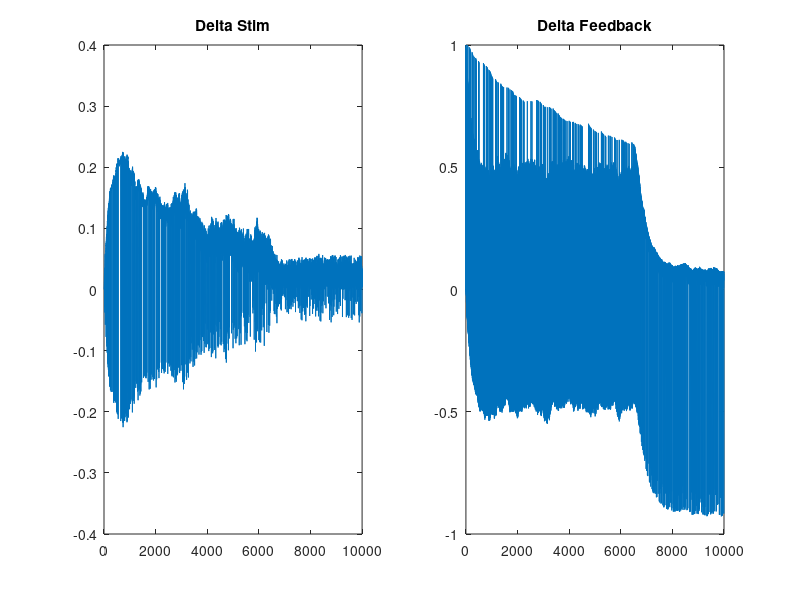
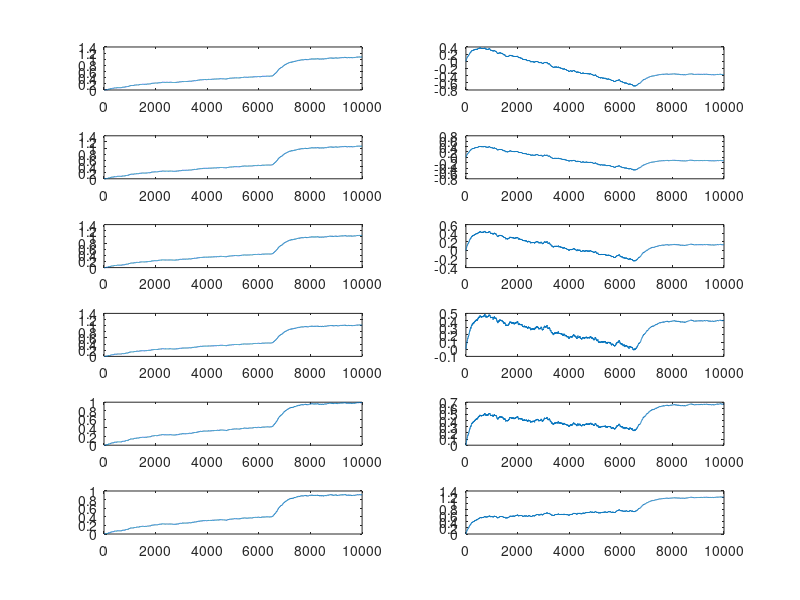
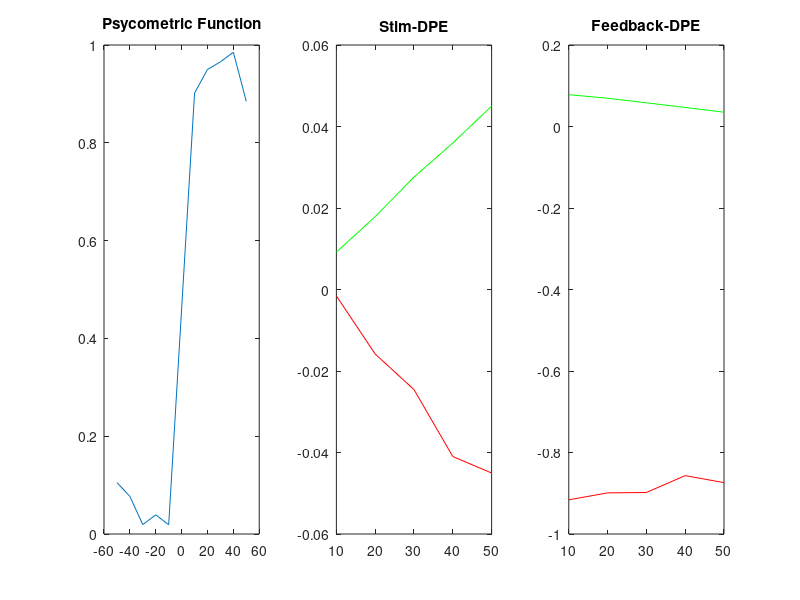

Here is the MATLAB script that generated these plots, in order:
% TD-RL
clear all
close all
%pram set
trialN=10000;
LR=0.05;
R_Big=1;
R_Small=1;
R_Neg=0;

Coh = [-50 -40 -30 -20 -10 10 20 30 40 50]; %StimSet L->R
Ns=length(Coh);

Sigma=130; %change this and check the Psycometric Function
Q=zeros(Ns,2); %table to be updated

%% Learning
for ii=1:trialN
Sample = round(rand(1)*9);
switch Sample
    case 0
        Sm=-50;
    case 1
        Sm=-40;
    case 2
        Sm=-30;
    case 3
        Sm=-20;
    case 4
        Sm=-10;
    case 5  
        Sm=10;
    case 6
        Sm=20;
    case 7
        Sm=30;
    case 8
        Sm=40;
    case 9
        Sm=50;
end

Bel = normpdf(Sm,Coh,Sigma);
Bel = Bel./sum(Bel);

QL=Bel*Q(:,1);
QR=Bel*Q(:,2);

if rem(ii,10)== 0
    action=round(rand(1))+1; % random choice in 10% trial 
else
    
if QL>QR
    action=1; %choice L
else
    action=2; %choice R
end

end
Vfc=(QL+QR)/2;
D_M=Bel*Q(:,action)-Vfc;

if Sm < 0 %when corect=Left
    if action == 1 %L
        Rew=R_Big;
    else %R
        Rew=R_Neg; 
    end
    
else %correct=R
    if action == 1 %L
        Rew=R_Neg;
    else %R
        Rew=R_Small; 
    end
end

D_fb=Rew-Bel*Q(:,action);

% Q update
if action == 1 %L
    Q(:,1)=Q(:,1)'+LR*D_fb'*Bel;
else %R
    Q(:,2)=Q(:,2)'+LR*D_fb'*Bel;
end

% Saving
Qall(:,:,ii)=Q;
D_Mall(:,:,ii)=D_M;
D_fball(:,:,ii)=D_fb;
Vfcall(ii)=Vfc;

Sampleall(ii)=Sample;
Sm_all(ii)=Sm;
action_all(ii)=action;
Bel_all(:,:,ii)=Bel;
Rewall(ii)=Rew;
QLall(ii)=QL;
QRall(ii)=QR;
ii;
end
%% checking
figure,
subplot(1,2,1),plot(squeeze(D_Mall)),title('Delta Stim')
subplot(1,2,2),plot(squeeze(D_fball)),title('Delta Feedback')

% Tracking Q table
figure,
subplot(6,2,1),plot(squeeze(Qall(1,1,:))),%ylim([0 1]),title('L')
subplot(6,2,3),plot(squeeze(Qall(2,1,:))),%ylim([0 1])
subplot(6,2,5),plot(squeeze(Qall(3,1,:))),%ylim([0 1])
subplot(6,2,7),plot(squeeze(Qall(4,1,:))),%ylim([0 1])
subplot(6,2,9),plot(squeeze(Qall(5,1,:))),%ylim([0 1])
subplot(6,2,11),plot(squeeze(Qall(6,1,:))),%ylim([0 1])

subplot(6,2,2),plot(squeeze(Qall(1,2,:))),%ylim([0 1]),title('R')
subplot(6,2,4),plot(squeeze(Qall(2,2,:))),%ylim([0 1])
subplot(6,2,6),plot(squeeze(Qall(3,2,:))),%lim([0 1])
subplot(6,2,8),plot(squeeze(Qall(4,2,:))),%ylim([0 1])
subplot(6,2,10),plot(squeeze(Qall(5,2,:))),%ylim([0 1])
subplot(6,2,12),plot(squeeze(Qall(6,2,:))),%ylim([0 1])

%% Analysis (last 500trials)
period=trialN-500+1:trialN;
Sm_Al=Sm_all(period);
D_MAl=D_Mall(period);
D_fbAl=D_fball(period);
RewAl=Rewall(period);
actionAl=action_all(period);

%psycometric function
temp=actionAl(Sm_Al==-50);val1=length(find(temp==2))/length(temp);
temp=actionAl(Sm_Al==-40);val2=length(find(temp==2))/length(temp);
temp=actionAl(Sm_Al==-30);val3=length(find(temp==2))/length(temp);
temp=actionAl(Sm_Al==-20);val4=length(find(temp==2))/length(temp);
temp=actionAl(Sm_Al==-10);val5=length(find(temp==2))/length(temp);

temp=actionAl(Sm_Al==10);val6=length(find(temp==2))/length(temp);
temp=actionAl(Sm_Al==20);val7=length(find(temp==2))/length(temp);
temp=actionAl(Sm_Al==30);val8=length(find(temp==2))/length(temp);
temp=actionAl(Sm_Al==40);val9=length(find(temp==2))/length(temp);
temp=actionAl(Sm_Al==50);val10=length(find(temp==2))/length(temp);
figure,
subplot(1,3,1),plot([-50 -40 -30 -20 -10 10 20 30 40 50],[val1 val2 val3 val4 val5 val6 val7 val8 val9 val10]),
title('Psycometric Function')
%
Trials10=union(find(Sm_Al==-10),find(Sm_Al==10));
Trials20=union(find(Sm_Al==-20),find(Sm_Al==20));
Trials30=union(find(Sm_Al==-30),find(Sm_Al==30));
Trials40=union(find(Sm_Al==-40),find(Sm_Al==40));
Trials50=union(find(Sm_Al==-50),find(Sm_Al==50));

Trials10_Corr=intersect(find(RewAl>0),Trials10);
Trials10_Erro=intersect(find(RewAl<=0),Trials10);
Trials20_Corr=intersect(find(RewAl>0),Trials20);
Trials20_Erro=intersect(find(RewAl<=0),Trials20);
Trials30_Corr=intersect(find(RewAl>0),Trials30);
Trials30_Erro=intersect(find(RewAl<=0),Trials30);
Trials40_Corr=intersect(find(RewAl>0),Trials40);
Trials40_Erro=intersect(find(RewAl<=0),Trials40);
Trials50_Corr=intersect(find(RewAl>0),Trials50);
Trials50_Erro=intersect(find(RewAl<=0),Trials50);

subplot(1,3,2),
plot([10 20 30 40 50],[mean(D_MAl(Trials10_Corr)) mean(D_MAl(Trials20_Corr)) mean(D_MAl(Trials30_Corr)) mean(D_MAl(Trials40_Corr)) mean(D_MAl(Trials50_Corr))],'g'),hold on
plot([10 20 30 40 50],[mean(D_MAl(Trials10_Erro)) mean(D_MAl(Trials20_Erro)) mean(D_MAl(Trials30_Erro)) mean(D_MAl(Trials40_Erro)) mean(D_MAl(Trials50_Erro))],'r'),hold on
title('Stim-DPE')
subplot(1,3,3),
plot([10 20 30 40 50],[mean(D_fbAl(Trials10_Corr)) mean(D_fbAl(Trials20_Corr)) mean(D_fbAl(Trials30_Corr)) mean(D_fbAl(Trials40_Corr)) mean(D_fbAl(Trials50_Corr))],'g'),hold on
plot([10 20 30 40 50],[mean(D_fbAl(Trials10_Erro)) mean(D_fbAl(Trials20_Erro)) mean(D_fbAl(Trials30_Erro)) mean(D_fbAl(Trials40_Erro)) mean(D_fbAl(Trials50_Erro))],'r'),hold on
title('Feedback-DPE')

%%
[AA,BB]=sort(D_MAl);
Bottom25=BB(1:125);
Top25=BB(end-125:end);

temp1=length(intersect(Trials10_Corr,Top25))/length(intersect(Trials10,Top25));
temp2=length(intersect(Trials20_Corr,Top25))/length(intersect(Trials20,Top25));
temp3=length(intersect(Trials30_Corr,Top25))/length(intersect(Trials30,Top25));
temp4=length(intersect(Trials40_Corr,Top25))/length(intersect(Trials40,Top25));
temp5=length(intersect(Trials50_Corr,Top25))/length(intersect(Trials50,Top25));

temp6=length(intersect(Trials10_Corr,Bottom25))/length(intersect(Trials10,Bottom25));
temp7=length(intersect(Trials20_Corr,Bottom25))/length(intersect(Trials20,Bottom25));
temp8=length(intersect(Trials30_Corr,Bottom25))/length(intersect(Trials30,Bottom25));
temp9=length(intersect(Trials40_Corr,Bottom25))/length(intersect(Trials40,Bottom25));
temp10=length(intersect(Trials50_Corr,Bottom25))/length(intersect(Trials50,Bottom25));

%%
%psycometric function add

%figure,
%plot([10 20 30 40 50],[temp1 temp2 temp3 temp4 temp5],'b'),hold on
%lot([10 20 30 40 50],[temp10 temp9 temp8 temp7 temp6],'r'),hold on
%title('Accuracy')








